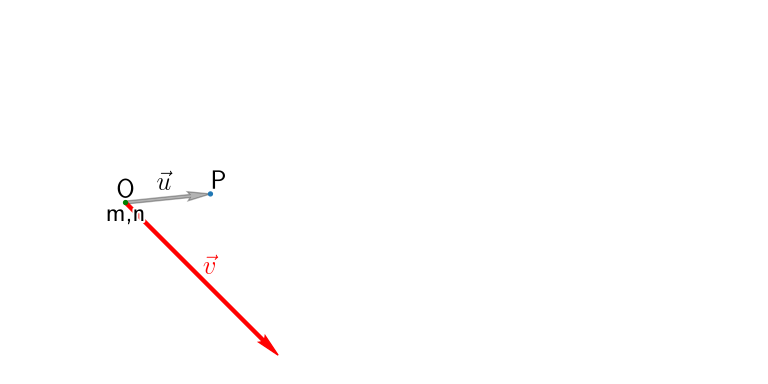

The Python source for this figure:
import numpy as np
import matplotlib.pyplot as plt
import matplotlib.patheffects as patheffects
from matplotlib.ticker import *
from matplotlib.path import Path
from matplotlib import patches

plt.rcParams["text.usetex"] = True

N=2
F=(np.sqrt(N+1)-1)/N
G=(1-1/np.sqrt(N+1))/N

T=np.array([[1+F,  F],
            [  F,1+F]])

S=np.array([[1-G, -G],
            [ -G,1-G]])

SQUARE=np.array(([0,0],[1,0],[1,1],[0,0],[0,1],[1,1]))

o=np.empty([10,10,6,2]) #indexing is o[iy,ix][p][x,y]
for i in range(10):
    for j in range(10):
        o[i,j]=SQUARE+[j,i]

s=np.empty([10,10,6,2])
for i in range(10):
    for j in range(10):
        for p in range(6):
            s[i,j,p]=np.matmul(S,o[i,j,p])

fig,ax=plt.subplots(nrows=1,ncols=2,sharex=False,figsize=(8,4))
plt.subplots_adjust(wspace=0.6)
ax0=ax[0]
ax1=ax[1]

def arrow(x,y,dx,dy,color="red"):
    options={"x":x,"y":y,"dx":dx,"dy":dy,"width":0.02,
             "color":color,
             "length_includes_head":True,
             "overhang":0.1,
             "head_length":0.15}
    arrow = patches.FancyArrow(**options)
    ax0.add_patch(arrow)


P=np.array([1.5,2])
def draw_P():
    ax0.plot(*P,".")
    ax0.text(*(P),"P",va="bottom",ha="left",fontsize=20)
draw_P()

def draw_O():
    ax0.plot(*s[3,2][0],".",color="green")
    ax0.text(*(s[3,2][0]),"O",va="bottom",ha="center",fontsize=20)
draw_O()

def draw_U():
    X,Y=s[3,2][0]
    arrow(X,Y,P[0]-X,P[1]-Y,color=(0,0,0,0.3))
    ax0.text(X+0.3,Y+0.05,r"$\vec u$",va="bottom",ha="right",fontsize=20)
draw_U()

def draw_V():
    X,Y=s[3,2][0]
    U,V=1,-1
    arrow(X,Y,1,-1,color="red")
    #ax0.quiver(X,Y,U,V,angles="xy",scale_units="xy",
    #           scale=1,clip_on=False,hatch="///",color="red",edgecolor="white",width=0.02)
    ax0.text(X+0.5,Y-0.5,r"$\vec v$",va="bottom",ha="left",color="red",fontsize=20)
draw_V()

def draw_Q():
    Q=np.matmul(T,P)
    ax1.plot(*Q,".")
    ax1.text(*(Q+[0.4,0]),"P'(x',y')",va="center",ha="left",fontsize=16)
#draw_Q()

def add_poly(ax,points,color,fill=(0,0,0,0),closed=False):
    poly=plt.Polygon(points,facecolor=fill,edgecolor=color,closed=closed)
    ax.add_patch(poly)

#for i in range(4):
#    for j in range(4):
#        add_poly(ax0,s[i,j],"red")
#        add_poly(ax1,o[i,j],"black")


#add_poly(ax0,s[3,3],"red")
#add_poly(ax0,s[3,2][0:3],"red",(0,0,0,0),True)
#add_poly(ax1,o[3,3],"black")
#add_poly(ax1,o[3,3][0:3],"black",(0,0,0,0.2))

#ax1.text(*o[3,3][0],"$(x'_0,y'_0)$",va="top",ha="right")
#ax1.text(*o[3,3][1],"$(x'_1,y'_0)$",va="top",ha="left")
#ax1.text(*o[3,3][2],"$(x'_1,y'_1)$",va="bottom",ha="left")

#ax0.text(*s[3,3][0],"$(x_0,y_0)$",va="top",ha="right")
#ax0.text(*s[3,3][1],"$(x_1,y_1)$",va="top",ha="left")
#ax0.text(*s[3,3][2],"$(x_2,y_2)$",va="bottom",ha="left")

effect=patheffects.withStroke(linewidth=3, foreground='white', capstyle="round")
def draw_index(i,j,text="none",fontsize="none"):
    text=text
    if text=="none":
        text="{0},{1}".format(i,j)
    ax0.text(*s[i,j][0],text,va="top",ha="center",path_effects=[effect],fontsize=fontsize)
    ax1.text(*o[i,j][0],text,va="top",ha="center",path_effects=[effect],fontsize=fontsize)

def draw_indices():
    for i in range(5):
        for j in range(5):
            draw_index(i,j)

#draw_indices()
draw_index(3,2,"m,n",20)

def draw_axes(ax):
    ax.axis("square")
    CE=np.array((1.5,2))
    WH=np.array((1.5,1.5))
    LO=CE-WH*0.5
    HI=CE+WH*0.5
    #P=np.array([2.2,1.8])

    OFF=0.1
    ax.set(xlim=(LO[0],HI[0]))
    ax.set(ylim=(LO[1],HI[1]))

    def draw_axes_lines():
        line=plt.Polygon([[LO[0],0],[HI[0],0]],facecolor=(0,0,0,0),edgecolor=(0,0,0,0.5))
        ax.add_patch(line)
        line=plt.Polygon([[0,LO[0]],[0,HI[0]]],facecolor=(0,0,0,0),edgecolor=(0,0,0,0.5))
        ax.add_patch(line)

        for i in range(0,int(np.max(HI))):
            ax.text(i,-OFF,i,va="top",ha="center")
            ax.text(-OFF,i,i,va="center",ha="right")
        ax.text(HI[0],0,"x",fontsize=16,va="top",ha="right")
        ax.text(0,HI[1],"y",fontsize=16,va="top",ha="right")
    draw_axes_lines()
    ax.set_xticks([])
    ax.set_yticks([])

draw_axes(ax0)
draw_axes(ax1)

for o in fig.findobj():
    o.set_clip_on(False)


fig.delaxes(ax1)
ax0.axis("off")
plt.savefig("random-2d.svg")
plt.show()
